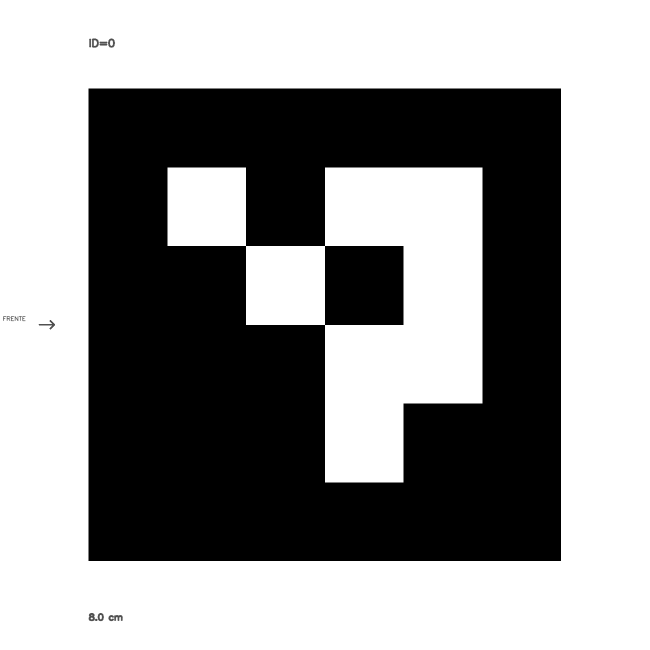
#> input picture vision_cenital/aruco_id0_8cm.png, 1299 x 1299 px (shown at 1/2 size)
$ python -i detector.py   (imports and definitions only)   (older library calls are emulated)
#> lines starting #> are read from the running program, lines starting #| are printed output that depends on the picture; after the words box and inside, x2 and y2 are one past the last pixel; in counts of white or black regions, pixels touching at a corner belong together
"""
detector.py - Detector cenital para Proyecto Final Robotica.

Corre en el PORTATIL (Windows), NO en la RPi.
Lee la camara cenital del techo y detecta:
  - Cubos R/G/B (cuadrado lleno de color)
  - Zonas de entrega R/G/B (cuadrado con X de cinta)
  - Obstaculos (blobs negros, excepto la cinta-linea del puente)

Esta version NO publica nada todavia -- solo muestra ventana de debug.
La integracion con la RPi (socket TCP/JSON) se anade en una segunda iteracion
una vez calibrada la deteccion con tu camara real.

Uso tipico:

    # Detectar en vivo con la webcam (camara 0)
    python detector.py

    # Probar sobre una foto guardada (e.g. la del piso azul)
    python detector.py --image zona_azul.jpg

    # Calibrar rangos HSV con trackbars (mientras enfocas un objeto del color)
    python detector.py --tune BLUE

Teclas dentro de la ventana:
    q  salir
    s  guardar snapshot de el frame actual
    h  esconder/mostrar overlay
    g  esconder/mostrar ventana de grid de ocupacion
"""

import argparse
import json
import os
import threading
import time

# Desactiva las "HW transforms" de MSMF antes de importar cv2. Sin esto,
# probar un indice de camara inexistente con MSMF en Windows cuelga sin
# timeout. Tiene que estar ANTES de "import cv2".
os.environ['OPENCV_VIDEOIO_MSMF_ENABLE_HW_TRANSFORMS'] = '0'

import cv2  # noqa: E402
import numpy as np  # noqa: E402

from occupancy_grid import OccupancyGrid  # noqa: E402
from aruco_detector import RobotDetector  # noqa: E402
from pathfinding import astar, simplify_path, path_length_cm  # noqa: E402
import mission  # noqa: E402

try:
    from pygrabber.dshow_graph import FilterGraph
    HAS_PYGRABBER = True
except ImportError:
    HAS_PYGRABBER = False


CAMERA_PARAMS_FILE = os.path.join(os.path.dirname(__file__),
                                  'camera_params.json')
HOMOGRAPHY_FILE    = os.path.join(os.path.dirname(__file__),
                                  'homography.json')


class Undistorter:
    """Aplica correccion de distorsion radial si hay camera_params.json.

    Si no existe el archivo, pasa los frames sin modificar. Esto permite
    usar el detector antes de calibrar y mejorarlo despues sin tocar nada.
    """

    # [37 lines left out: functions __init__, __call__, not called in this run]


class Homography:
    """Convierte puntos de imagen (px, py) a coordenadas reales (x_cm, y_cm).

    Carga homography.json si existe. Si no, queda deshabilitado y el detector
    funciona igual pero sin coordenadas mundiales.
    """

    # [28 lines left out: functions __init__, to_cm, not called in this run]


class LatestFrameReader:
    """Lee la camara en un hilo separado y expone siempre el frame mas reciente.

    Sin esto, cap.read() bloquea el hilo de procesamiento esperando el proximo
    frame USB. Si el procesamiento tarda mas que 1/fps, se acumula un retraso
    visible. Con este lector, el hilo de procesamiento siempre coge el frame
    mas reciente disponible sin esperar.
    """

    # [20 lines left out: functions __init__, _loop, read, not called in this run]

    def stop(self):
        self._running = False
        self._t.join(timeout=2.0)


# -----------------------------------------------------------------------------
# Rangos HSV iniciales (calibrar con --tune)
# -----------------------------------------------------------------------------
HSV_RANGES = {
    'RED':   [((0,   110,  80), (10,  255, 255)),
              ((170, 110,  80), (180, 255, 255))],
    'GREEN': [((34,   26,  40), (86,  255, 255))],
    'BLUE':  [((90,   37,  40), (130, 255, 255))],
}

# Negro para obstaculos: cualquier H, S baja-media, V baja.
HSV_BLACK = ((0, 0, 0), (180, 80, 70))


# -----------------------------------------------------------------------------
# Parametros de deteccion (calibrar segun resolucion de tu camara)
# -----------------------------------------------------------------------------
# A 1280x720 sobre pista 2x2 m, 1 px ~= 0.16 cm. Un cubo de 15 cm ocupa
# unos 90 px de lado = ~8000 px de area. Una zona ocupa lo mismo pero con
# fill-ratio bajo. Bajamos los umbrales para que sea robusto incluso si
# la camara baja a 480p.
MIN_AREA_COLOR = 400       # area minima del blob de color (px)
MIN_AREA_OBST  = 300       # area minima de obstaculo
ASPECT_TOL     = (0.45, 2.20)  # tolerancia para cubos / zonas

# Clasificacion CUBE / ZONE:
#   - El fill-ratio (mask_count / bbox_area) falla cuando el cubo tiene
#     brillos/sombras que rompen la mascara HSV (un cubo puede dar fill 0.45
#     y confundirse con una zona).
#   - Mejor test: erosionar la mascara. Un cubo solido sobrevive (queda un
#     "nucleo" central). Una zona con X de cinta delgada se borra entera.
FILL_ZONE_MAX       = 0.65     # fill maximo para ser ZONE
CORE_FILL_CUBE_MIN  = 0.05     # >= 5% del bbox sobrevive a la erosion -> CUBE
ERODE_KERNEL_REL    = 0.20     # erosion del 20% del lado del bbox

# Filtros de obstaculos / paredes (mismo mask negro).
MIN_AREA_WALL      = 800   # area minima para considerarlo pared
TAPE_MIN_DIM       = 6     # min dim < esto = ultra delgado, descartar siempre
# Cinta-linea del puente (line follower): alargada Y delgada. Las paredes
# reales son notablemente mas gruesas, asi que filtramos cualquier tira
# alargada cuyo grosor sea menor que TAPE_MAX_THICK.
TAPE_ASPECT_THIN   = 3.0   # aspect > este
TAPE_MAX_THICK     = 20    # AND min_dim < este -> es cinta, descartar
OBST_ASPECT_MAX    = 2.5   # un obstaculo (cubo negro) tiene aspect ~1; 2.5 tolera sombras
OBST_EXTENT_MIN    = 0.35  # extent (area/bbox) minimo para obstaculo compacto
MAX_OBST_AREA      = 20000 # area maxima para obstaculo -- mas grande = pared


# -----------------------------------------------------------------------------
# Colores de dibujo (BGR)
# -----------------------------------------------------------------------------
DRAW_BGR = {'RED': (0, 0, 255), 'GREEN': (0, 220, 0), 'BLUE': (255, 80, 0)}


# -----------------------------------------------------------------------------
def _mask_for_color(hsv, ranges):
    """Devuelve mascara binaria con la union de los rangos HSV del color."""
    mask = np.zeros(hsv.shape[:2], dtype=np.uint8)
    for lo, hi in ranges:
        mask |= cv2.inRange(hsv, np.array(lo, dtype=np.uint8),
                            np.array(hi, dtype=np.uint8))
    return mask


def detect_color_objects(hsv, color_name, ranges):
    """Detecta blobs del color dado y los clasifica en CUBE / ZONE / UNKNOWN.

    Retorna lista de dicts con bbox, kind, fill_ratio, contorno y area.
    """
    raw = _mask_for_color(hsv, ranges)

    # Suavizar
    raw = cv2.morphologyEx(raw, cv2.MORPH_OPEN, np.ones((3, 3), np.uint8))

    # Cerrar fuerte para que la X de la zona se vuelva un cuadrado solido,
    # asi findContours nos da UN contorno por zona (igual que por cubo).
    # Kernel escala con la resolucion: 2.5% del alto del frame.
    h_img = hsv.shape[0]
    k_size = max(7, int(h_img * 0.025))
    k = np.ones((k_size, k_size), np.uint8)
    closed = cv2.morphologyEx(raw, cv2.MORPH_CLOSE, k)

    cnts, _ = cv2.findContours(closed, cv2.RETR_EXTERNAL,
                               cv2.CHAIN_APPROX_SIMPLE)

    out = []
    for c in cnts:
        area = cv2.contourArea(c)
        if area < MIN_AREA_COLOR:
            continue
        x, y, w, h = cv2.boundingRect(c)
        if w == 0 or h == 0:
            continue
        aspect = w / float(h)
        if not (ASPECT_TOL[0] <= aspect <= ASPECT_TOL[1]):
            continue

        # Fill ratio en la MASCARA CRUDA (sin cerrar) dentro del bbox.
        # Cubo lleno -> ~1.0   |   Zona con X -> ~0.3-0.5
        roi = raw[y:y + h, x:x + w]
        bbox_area = float(w * h)
        fill = cv2.countNonZero(roi) / bbox_area

        # Test de erosion: si erosionamos la mascara cruda en el bbox y queda
        # un "nucleo", es porque hay una region solida (cubo). Si no queda
        # nada, eran lineas delgadas (zona con X de cinta).
        erode_k = max(3, int(min(w, h) * ERODE_KERNEL_REL))
        roi_eroded = cv2.erode(roi, np.ones((erode_k, erode_k), np.uint8))
        core_fill = cv2.countNonZero(roi_eroded) / bbox_area

        if core_fill >= CORE_FILL_CUBE_MIN:
            kind = 'CUBE'
        elif fill <= FILL_ZONE_MAX:
            kind = 'ZONE'
        else:
            kind = 'UNKNOWN'

        cx = x + w // 2
        cy = y + h // 2
        out.append({
            'color': color_name,
            'kind': kind,
            'bbox': (x, y, w, h),
            'center': (cx, cy),
            'area': area,
            'fill': fill,
            'contour': c,
        })
    return out


def detect_black_structures(hsv):
    """Detecta todo lo negro y lo clasifica en obstaculos discretos vs paredes.

    Un mismo blob negro puede ser:
      - Cinta-linea del puente (muy delgada en algun eje) -> DESCARTADO
      - Obstaculo compacto tipo cubo (aspect ~1, area moderada) -> obstacle
      - Pared (alargada o muy grande) -> wall

    Devuelve (obstacles, walls, wall_mask). wall_mask sirve luego para
    construir el grid de ocupacion para A*/BFS/DFS.
    """
    lo, hi = HSV_BLACK
    raw_mask = cv2.inRange(hsv, np.array(lo, dtype=np.uint8),
                           np.array(hi, dtype=np.uint8))
    # OPEN fuerte: elimina componentes pequenos antes del CLOSE. Esto borra
    # los huecos individuales de la rejilla metalica (4-8 px cada uno) para
    # que el CLOSE posterior NO los una al contorno de la pared cercana.
    # Las paredes reales (>= 20 px de grosor) no se ven afectadas: OPEN no
    # encoge componentes grandes, solo elimina los que caben dentro del kernel.
    raw_mask = cv2.morphologyEx(raw_mask, cv2.MORPH_OPEN,
                                np.ones((7, 7), np.uint8))
    # Cerrar para unir paredes con pequenos huecos.
    # Kernel 5x5 (no 7x7): la cinta-linea del puente queda a ~13 px de grosor
    # en vez de ~15 px, dando mas margen al filtro TAPE_MAX_THICK.
    clean = cv2.morphologyEx(raw_mask, cv2.MORPH_CLOSE,
                             np.ones((5, 5), np.uint8))

    cnts, _ = cv2.findContours(clean, cv2.RETR_EXTERNAL,
                               cv2.CHAIN_APPROX_SIMPLE)
    obstacles, walls = [], []
    wall_mask = np.zeros_like(clean)

    for c in cnts:
        area = cv2.contourArea(c)
        if area < MIN_AREA_OBST:
            continue
        x, y, w, h = cv2.boundingRect(c)
        if w == 0 or h == 0:
            continue
        min_dim = min(w, h)
        aspect = max(w, h) / float(min_dim)
        extent = area / float(w * h)

        # Cinta-linea del puente: descartar.
        #  (a) ultra delgada en algun eje
        #  (b) alargada Y mas fina que TAPE_MAX_THICK
        if min_dim < TAPE_MIN_DIM:
            continue
        if aspect > TAPE_ASPECT_THIN and min_dim < TAPE_MAX_THICK:
            continue

        # Obstaculo compacto: aspect cercano a 1, extent alto, area moderada.
        is_compact = (aspect <= OBST_ASPECT_MAX
                      and extent >= OBST_EXTENT_MIN
                      and area <= MAX_OBST_AREA)
        if is_compact:
            obstacles.append({
                'bbox': (x, y, w, h),
                'center': (x + w // 2, y + h // 2),
                'area': area,
            })
        elif area >= MIN_AREA_WALL or aspect > OBST_ASPECT_MAX:
            walls.append({
                'bbox': (x, y, w, h),
                'area': area,
                'contour': c,
            })
            cv2.drawContours(wall_mask, [c], -1, 255, thickness=cv2.FILLED)

    return obstacles, walls, wall_mask


# -----------------------------------------------------------------------------
# [65 lines left out: functions _cm_label, annotate, _bbox_overlap_ratio, not called in this run]


# Si un obstaculo solapa mas que este ratio con un objeto de color, es un
# falso positivo (sombra sobre un cubo, etc.) y se descarta.
OBST_OVERLAP_THRESHOLD = 0.3


# [25 lines left out: function attach_world_coords, not called in this run]


def process_frame(frame):
    hsv = cv2.cvtColor(frame, cv2.COLOR_BGR2HSV)
    color_dets = {
        c: detect_color_objects(hsv, c, r) for c, r in HSV_RANGES.items()
    }
    obstacles, walls, wall_mask = detect_black_structures(hsv)

    # Descartar obstaculos que solapan significativamente con un cubo o zona.
    # Las sombras / reflejos oscuros sobre los cubos disparan el detector de
    # negro y aparecen como falsos OBST.
    color_bboxes = [d['bbox']
                    for dets in color_dets.values() for d in dets]
    obstacles = [
        o for o in obstacles
        if not any(_bbox_overlap_ratio(o['bbox'], cb) > OBST_OVERLAP_THRESHOLD
                   for cb in color_bboxes)
    ]
    return color_dets, obstacles, walls, wall_mask


# -----------------------------------------------------------------------------
# Modo --tune: trackbars para calibrar rangos HSV en vivo
# -----------------------------------------------------------------------------
# [44 lines left out: function run_tuner, not called in this run]


# -----------------------------------------------------------------------------
BACKENDS = {
    'msmf':  cv2.CAP_MSMF,      # Media Foundation -- mejor para USB en Win11
    'dshow': cv2.CAP_DSHOW,     # DirectShow -- legacy, cuelga con algunas USB
    'any':   cv2.CAP_ANY,       # Que OpenCV elija
}


# [529 lines left out: functions _fourcc_to_str, find_camera_index_by_name, find_msmf_index_for_named_camera, open_camera, list_cameras, main and 1 more, not called in this run]


# [2 lines not run here, left out]

>>> import cv2
>>> picture = cv2.imread('aruco_id0_8cm.png')
#> picture is the input picture: shape (1299, 1299, 3); min 0, max 255, mean 149.9
>>> result = process_frame(picture)
#> in process_frame, `hsv = cv2.cvtColor(frame, cv2.COLOR_BGR2HSV)`: hsv: shape (1299, 1299, 3); mean H, S, V 0, 0, 149.9
#> in detect_color_objects, `cnts, _ = cv2.findContours(closed, cv2.RETR_EXTERNAL, cv2.CHAIN_APPROX..`: cnts = []
#> in process_frame, `color_dets = { c: detect_color_objects(hsv, c, r) for c, r in HSV_RANG..`: color_dets = {'RED': [], 'GREEN': [], 'BLUE': []}
#> in detect_black_structures, `raw_mask = cv2.inRange(hsv, np.array(lo, dtype=np.uint8), np.array(hi,..`:
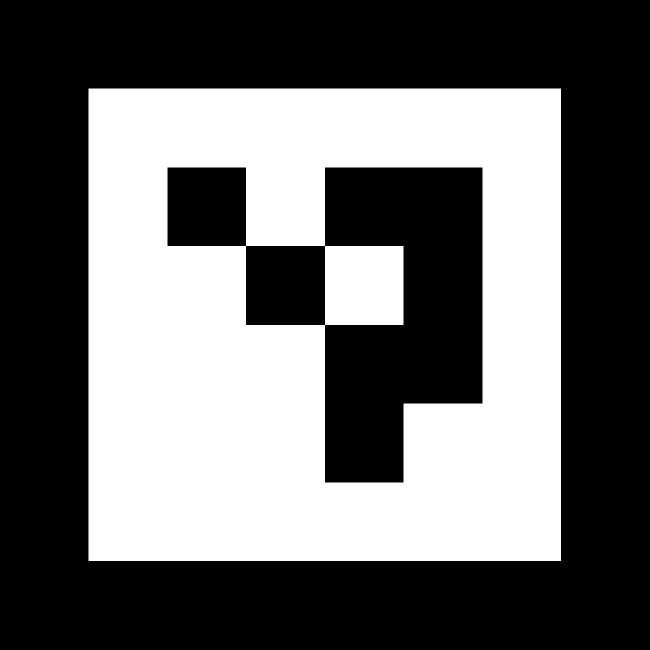
#> raw_mask: shape (1299, 1299) (shown at 1/2 size); 41.2% white; 1 white region, box (x1, y1, x2, y2) and area: (177, 177, 1122, 1122) 694732
#> in detect_black_structures, `cnts, _ = cv2.findContours(clean, cv2.RETR_EXTERNAL, cv2.CHAIN_APPROX_..`: cnts = [[[177, 177], [177, 1121], [1121, 1121], [1121, 177]]]
#> the loop in detect_black_structures, `for c in cnts:` made 1 pass
#> (c, area, x, y, w, h, min_dim, aspect) on pass 1: ([[177, 177], [177, 1121], [1121, 1121], [1121, 177]], 891136, 177, 177, 945, 945, 945, 1)
#> after the loop in detect_black_structures, `for c in cnts:`:
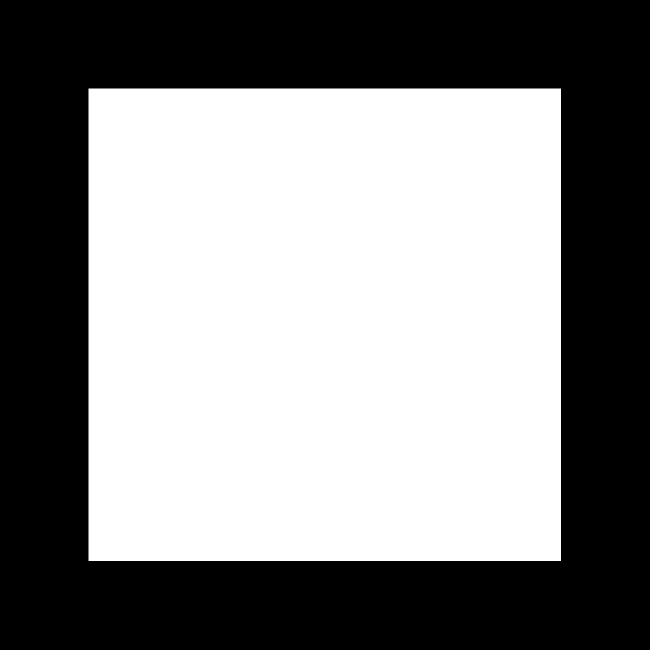
#> wall_mask: shape (1299, 1299) (shown at 1/2 size); 52.9% white; 1 black region, box (x1, y1, x2, y2) and area: (0, 0, 1299, 1299) 794376
#> after the loop in detect_black_structures, `for c in cnts:`: obstacles = []; walls = 1 item
#> in process_frame, `obstacles, walls, wall_mask = detect_black_structures(hsv)`: obstacles = []; walls = 1 item
#> in process_frame, `color_bboxes = [d['bbox'] for dets in color_dets.values() for d in dets]`: color_bboxes = []
